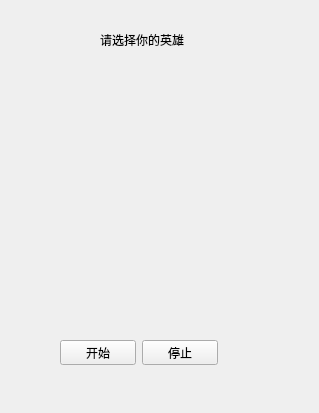
<?xml version="1.0" encoding="UTF-8"?>
<ui version="4.0">
 <class>Widget</class>
 <widget class="QWidget" name="Widget">
  <property name="geometry">
   <rect>
    <x>0</x>
    <y>0</y>
    <width>319</width>
    <height>413</height>
   </rect>
  </property>
  <property name="windowTitle">
   <string>Widget</string>
  </property>
  <widget class="QLabel" name="label">
   <property name="geometry">
    <rect>
     <x>30</x>
     <y>90</y>
     <width>241</width>
     <height>221</height>
    </rect>
   </property>
   <property name="text">
    <string/>
   </property>
   <property name="scaledContents">
    <bool>true</bool>
   </property>
  </widget>
  <widget class="QLabel" name="label_2">
   <property name="geometry">
    <rect>
     <x>100</x>
     <y>30</y>
     <width>141</width>
     <height>20</height>
    </rect>
   </property>
   <property name="text">
    <string>请选择你的英雄</string>
   </property>
  </widget>
  <widget class="QWidget" name="">
   <property name="geometry">
    <rect>
     <x>60</x>
     <y>340</y>
     <width>158</width>
     <height>25</height>
    </rect>
   </property>
   <layout class="QHBoxLayout" name="horizontalLayout">
    <item>
     <widget class="QPushButton" name="startButton">
      <property name="text">
       <string>开始</string>
      </property>
     </widget>
    </item>
    <item>
     <widget class="QPushButton" name="stopButton">
      <property name="text">
       <string>停止</string>
      </property>
     </widget>
    </item>
   </layout>
  </widget>
 </widget>
 <resources/>
 <connections/>
</ui>
